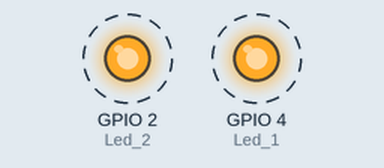
Bench run of a sketch on a simulated ESP32. Parts: output pins drawn as LEDs (lit = HIGH). Dashed ring = blinking. What the sketch prints to the serial monitor is not drawn.

Above: at 0.15 s.
Timing chart, 0 to 4.6 s (numbered marks = the images above):
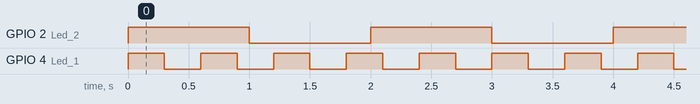

Measured:
- by itself, GPIO 2 (Led_2): alternates HIGH for 1.0 s and LOW for 1.0 s
- by itself, GPIO 4 (Led_1): alternates HIGH for 0.30 s and LOW for 0.30 s
- by itself, everything shown: repeats every 6.0 s, in 24 steps

The sketch:

dualcore_test.ino
```cpp
// Codigo que utiliza do sistema de Tasks da esp32 para ter dois processos rodando ao mesmo tempo

TaskHandle_t Task0;
TaskHandle_t Task1;

void setup() {
  // put your setup code here, to run once:
  pinMode(4, OUTPUT); // Led 1
  pinMode(2, OUTPUT); // Led 2
  Serial.begin(115200);

  xTaskCreatePinnedToCore(Task0code, "loop1", 10000, NULL, 1, &Task0, 0);
  xTaskCreatePinnedToCore(Task1code, "loop2", 10000, NULL, 1, &Task1, 1);
  // O primeiro parametro é o nome da tass, o segundo é o nome humano
  // O terceiro é o numero de bytes maximo da task, o quarto é um pointer que vai ser usado como parametro da task
  // O quinto é a prioridade da task, o sexto é um handle para referenciar a task, e o setimo é o numero da cpu que realizará a task.
}
// Criacao de algo semelhante a dois void loop, sendo void Task0code e void Task1code.
void Task0code(void* pvParameter){
  Serial.printf("Loop1 running on core %d");
  Serial.println(xPortGetCoreID());
  for(;;){
  // Primeiro loop
    digitalWrite(2, HIGH);
    delay(1000);
    digitalWrite(2, LOW);
    delay(1000);
  }
}

void Task1code(void* pvParameter){
  Serial.printf("Loop2 running on core %d");
  Serial.println(xPortGetCoreID());
  for(;;){
  // Segundo loop
    digitalWrite(4, HIGH);
    delay(300);
    digitalWrite(4, LOW);
    delay(300);
  }
}


void loop() {
  // Não precisa ser utilizado
}
```
